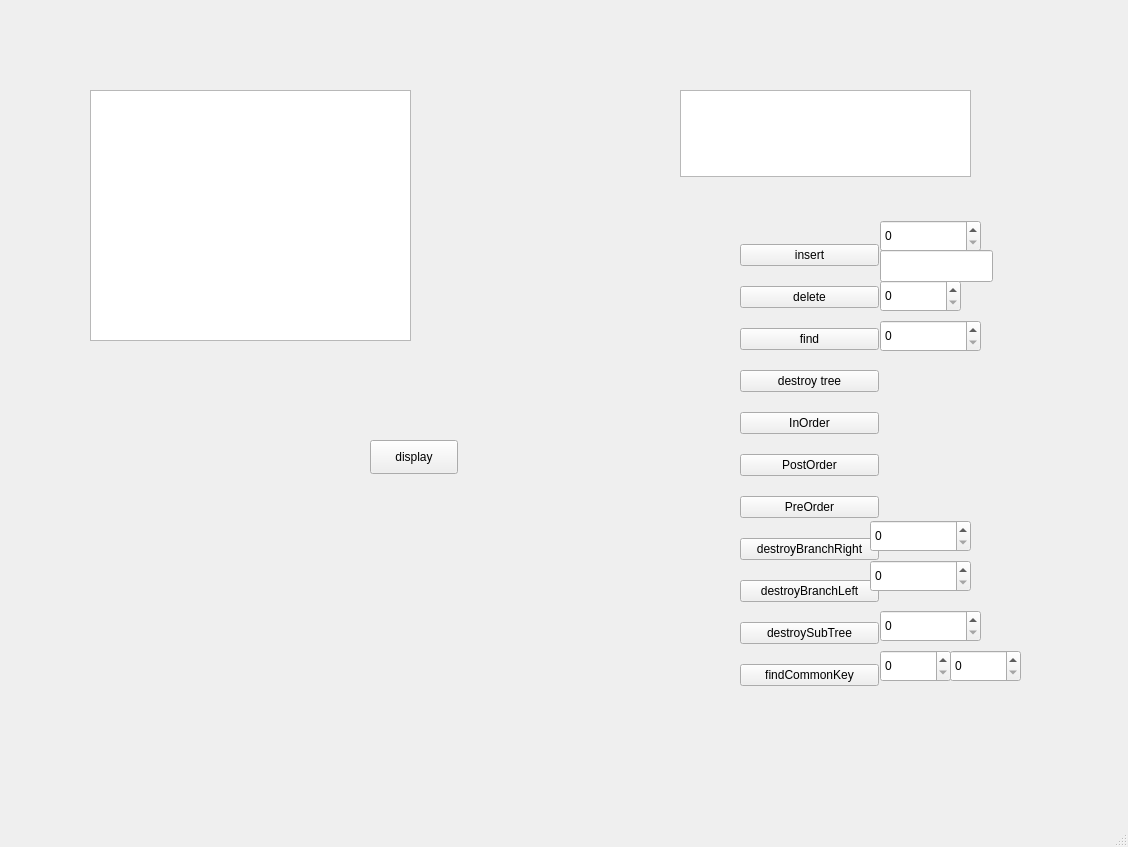
<?xml version="1.0" encoding="UTF-8"?>
<ui version="4.0">
 <class>MainWindow</class>
 <widget class="QMainWindow" name="MainWindow">
  <property name="geometry">
   <rect>
    <x>0</x>
    <y>0</y>
    <width>1128</width>
    <height>847</height>
   </rect>
  </property>
  <property name="windowTitle">
   <string>MainWindow</string>
  </property>
  <widget class="QWidget" name="centralwidget">
   <widget class="QTreeView" name="treeView">
    <property name="geometry">
     <rect>
      <x>90</x>
      <y>90</y>
      <width>321</width>
      <height>251</height>
     </rect>
    </property>
   </widget>
   <widget class="QPushButton" name="displayTreeButton">
    <property name="geometry">
     <rect>
      <x>370</x>
      <y>440</y>
      <width>88</width>
      <height>34</height>
     </rect>
    </property>
    <property name="text">
     <string>display</string>
    </property>
   </widget>
   <widget class="QLabel" name="label">
    <property name="geometry">
     <rect>
      <x>890</x>
      <y>690</y>
      <width>111</width>
      <height>31</height>
     </rect>
    </property>
    <property name="text">
     <string/>
    </property>
   </widget>
   <widget class="QTextEdit" name="textEdit">
    <property name="geometry">
     <rect>
      <x>680</x>
      <y>90</y>
      <width>291</width>
      <height>87</height>
     </rect>
    </property>
   </widget>
   <widget class="QSpinBox" name="spinBox">
    <property name="geometry">
     <rect>
      <x>880</x>
      <y>320</y>
      <width>101</width>
      <height>32</height>
     </rect>
    </property>
    <property name="maximum">
     <number>400</number>
    </property>
   </widget>
   <widget class="QSpinBox" name="spinBox_2">
    <property name="geometry">
     <rect>
      <x>880</x>
      <y>220</y>
      <width>101</width>
      <height>32</height>
     </rect>
    </property>
    <property name="maximum">
     <number>90000000</number>
    </property>
   </widget>
   <widget class="QLineEdit" name="lineEdit">
    <property name="geometry">
     <rect>
      <x>880</x>
      <y>250</y>
      <width>113</width>
      <height>32</height>
     </rect>
    </property>
   </widget>
   <widget class="QSpinBox" name="spinBox_3">
    <property name="geometry">
     <rect>
      <x>880</x>
      <y>280</y>
      <width>81</width>
      <height>32</height>
     </rect>
    </property>
   </widget>
   <widget class="QWidget" name="verticalLayoutWidget">
    <property name="geometry">
     <rect>
      <x>740</x>
      <y>230</y>
      <width>139</width>
      <height>471</height>
     </rect>
    </property>
    <layout class="QVBoxLayout" name="verticalLayout">
     <item>
      <widget class="QPushButton" name="insert">
       <property name="text">
        <string>insert</string>
       </property>
      </widget>
     </item>
     <item>
      <widget class="QPushButton" name="del">
       <property name="text">
        <string>delete</string>
       </property>
      </widget>
     </item>
     <item>
      <widget class="QPushButton" name="find">
       <property name="text">
        <string>find</string>
       </property>
      </widget>
     </item>
     <item>
      <widget class="QPushButton" name="destroy">
       <property name="text">
        <string>destroy tree</string>
       </property>
      </widget>
     </item>
     <item>
      <widget class="QPushButton" name="pushButton_InOrder">
       <property name="text">
        <string>InOrder</string>
       </property>
      </widget>
     </item>
     <item>
      <widget class="QPushButton" name="pushButton_PostOrder">
       <property name="text">
        <string>PostOrder</string>
       </property>
      </widget>
     </item>
     <item>
      <widget class="QPushButton" name="pushButton_PreOrder">
       <property name="text">
        <string>PreOrder</string>
       </property>
      </widget>
     </item>
     <item>
      <widget class="QPushButton" name="deleteRightBranch">
       <property name="text">
        <string>destroyBranchRight</string>
       </property>
      </widget>
     </item>
     <item>
      <widget class="QPushButton" name="deleteLeftBranch">
       <property name="text">
        <string>destroyBranchLeft</string>
       </property>
      </widget>
     </item>
     <item>
      <widget class="QPushButton" name="destroySubTree">
       <property name="text">
        <string>destroySubTree</string>
       </property>
      </widget>
     </item>
     <item>
      <widget class="QPushButton" name="findCommonKey">
       <property name="text">
        <string>findCommonKey</string>
       </property>
      </widget>
     </item>
    </layout>
   </widget>
   <widget class="QSpinBox" name="spinBox_4">
    <property name="geometry">
     <rect>
      <x>870</x>
      <y>520</y>
      <width>101</width>
      <height>32</height>
     </rect>
    </property>
    <property name="maximum">
     <number>90000000</number>
    </property>
   </widget>
   <widget class="QSpinBox" name="spinBox_5">
    <property name="geometry">
     <rect>
      <x>870</x>
      <y>560</y>
      <width>101</width>
      <height>32</height>
     </rect>
    </property>
    <property name="maximum">
     <number>90000000</number>
    </property>
   </widget>
   <widget class="QSpinBox" name="spinBox_6">
    <property name="geometry">
     <rect>
      <x>880</x>
      <y>610</y>
      <width>101</width>
      <height>32</height>
     </rect>
    </property>
    <property name="maximum">
     <number>90000000</number>
    </property>
   </widget>
   <widget class="QSpinBox" name="spinBox_7">
    <property name="geometry">
     <rect>
      <x>880</x>
      <y>650</y>
      <width>71</width>
      <height>32</height>
     </rect>
    </property>
    <property name="maximum">
     <number>9999999</number>
    </property>
   </widget>
   <widget class="QSpinBox" name="spinBox_8">
    <property name="geometry">
     <rect>
      <x>950</x>
      <y>650</y>
      <width>71</width>
      <height>32</height>
     </rect>
    </property>
    <property name="maximum">
     <number>9999999</number>
    </property>
   </widget>
  </widget>
  <widget class="QMenuBar" name="menubar">
   <property name="geometry">
    <rect>
     <x>0</x>
     <y>0</y>
     <width>1128</width>
     <height>30</height>
    </rect>
   </property>
  </widget>
  <widget class="QStatusBar" name="statusbar"/>
 </widget>
 <resources/>
 <connections/>
</ui>
